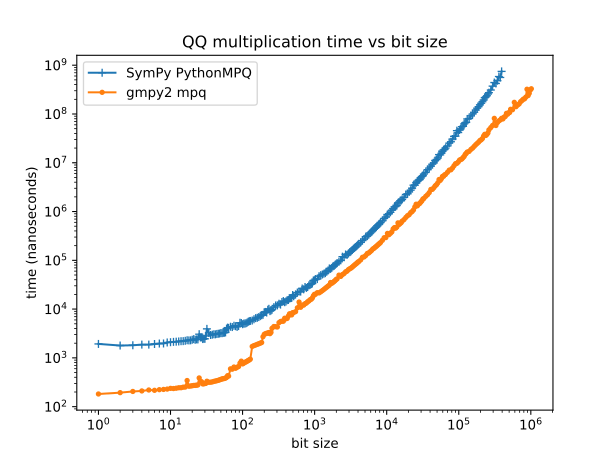

Recreate this plot in Python.
from operator import mul
from itertools import starmap
from collections import deque
import random
from time import time
from sympy.external.pythonmpq import PythonMPQ

from gmpy2 import mpz, mpq
import matplotlib.pyplot as plt
import numpy as np

def rand_ZZ(bits):
    return random.randint(2**(bits-1), 2**bits-1)

def rand_QQ(bits):
    return PythonMPQ(rand_ZZ(bits), rand_ZZ(bits))

def iconsume(iterator):
    deque(iterator, 0)

def time_f_ns(func, args, _time=time, _iconsume=iconsume):
    results = starmap(func, args)
    tstart = _time()
    _iconsume(results)
    tdelta = _time()  - tstart
    return tdelta * 1e9

def time_cpython_gmpy2(size, nrepeats):
    vals_cpython = [(rand_QQ(size), rand_QQ(size)) for _ in range(nrepeats)]
    vals_gmpy2 = [(mpq(q1.numerator, q1.denominator), mpq(q1.numerator, q2.denominator)) for q1, q2 in vals_cpython]
    if size < 400_000:
        t_cpython = time_f_ns(mul, vals_cpython) / nrepeats
    else:
        t_cpython = None
    t_gmpy2 = time_f_ns(mul, vals_gmpy2) / nrepeats
    return t_cpython, t_gmpy2

bitsizes = list(range(1, 32))
nmax = 15 # go up to 2**(nmax+5) bits
for n in range(1, nmax+1):
    bitsizes += list(range(32*2**(n-1), 32*2**n, 2**n))

xticks = [2**n for n in range(bitsizes[-1].bit_length() + 1)]
yticks = [10, 100, 1000, 10000, 100000, 1000000]

times_cpython = []
times_gmpy2 = []

t_cpython, t_gmpy2 = time_cpython_gmpy2(1, 10000)

N = 10000

for size in bitsizes:
    nrepeats = N if size < 512 else 1 + int(N*(512/size)**1.5)
    print(f'{size} bits, {nrepeats} repeats')
    t_cpython, t_gmpy2 = time_cpython_gmpy2(size, nrepeats)
    if t_cpython is not None:
        times_cpython.append(t_cpython)
    times_gmpy2.append(t_gmpy2)

fig = plt.figure()

ax = fig.add_subplot(1, 1, 1)
ax.set_title('QQ multiplication time vs bit size')

ax.plot(bitsizes[:len(times_cpython)], times_cpython, marker='+', label='SymPy PythonMPQ')
ax.plot(bitsizes, times_gmpy2, marker='.', label='gmpy2 mpq')
ax.set_xscale('log')
ax.set_yscale('log')
#ax.set_xticks(xticks)
#ax.set_xticklabels([str(x) for x in xticks], rotation=90)
#ax.set_yticks(yticks)
#ax.set_yticklabels([str(y) for y in yticks])
ax.set_xlabel('bit size')
ax.set_ylabel('time (nanoseconds)')

ax.legend()
fig.savefig('time_QQ.png')
fig.savefig('time_QQ.svg')
fig.savefig('time_QQ.pdf')
plt.show()
